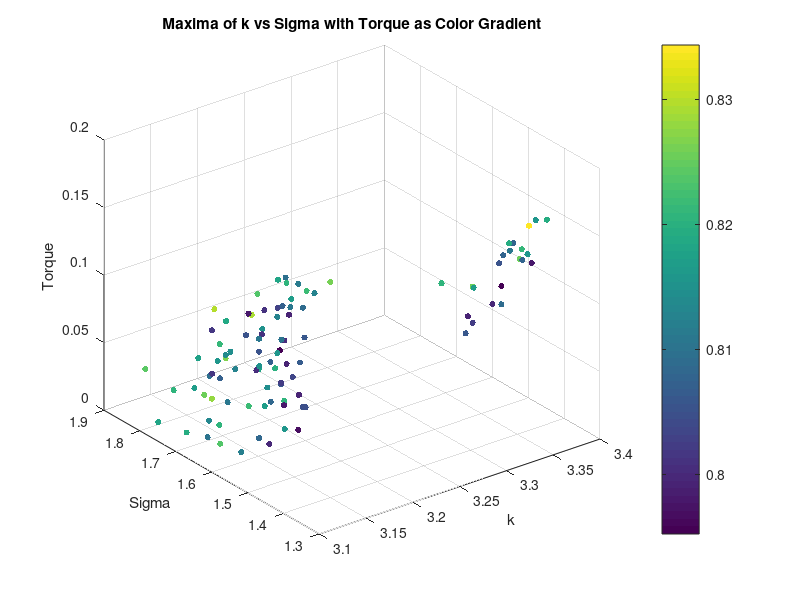
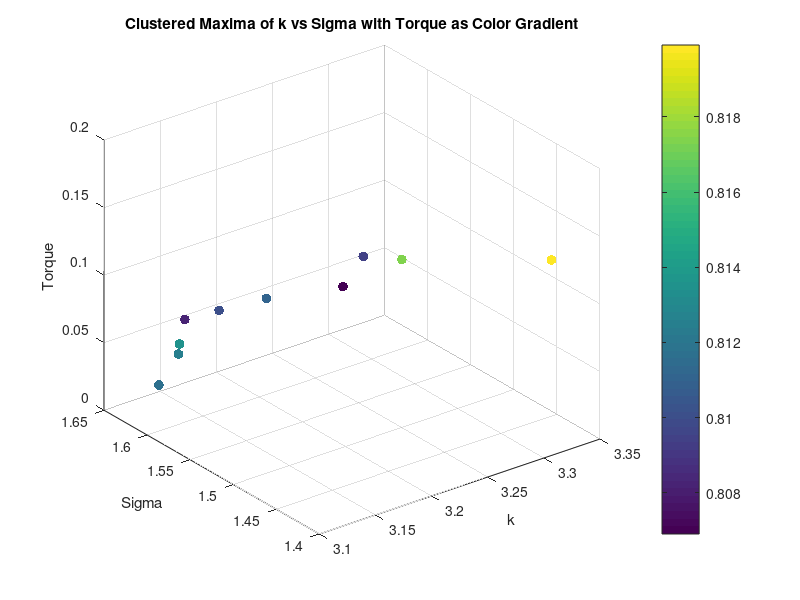
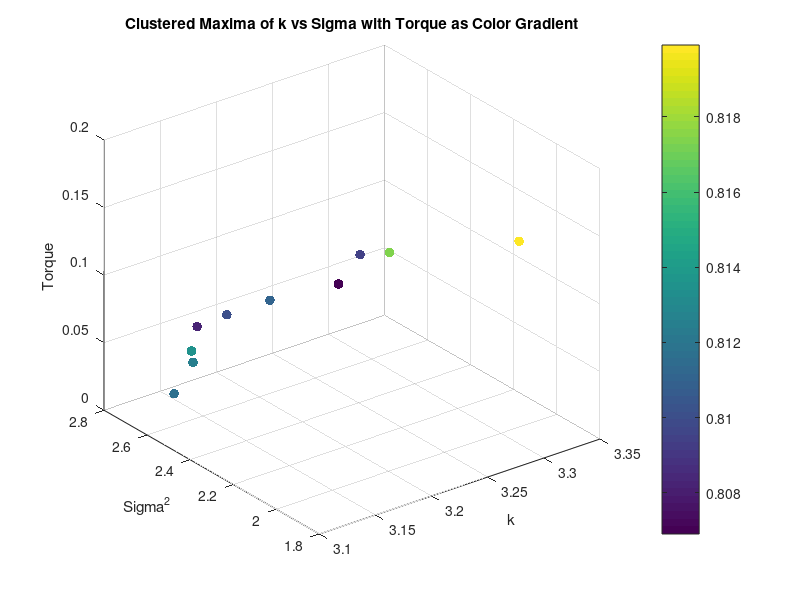
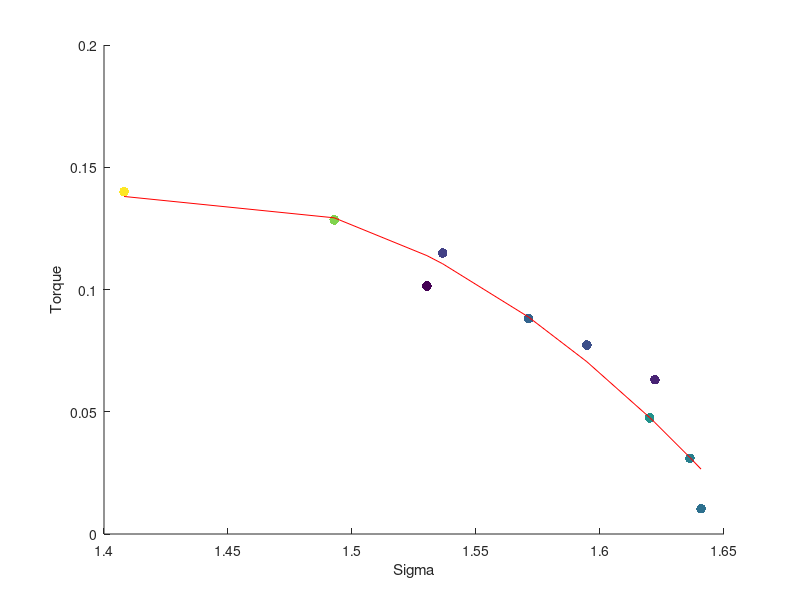

MATLAB code to generate these figures, in order: (Note: this script raises an error after producing the figures.)
load('maxima_data.mat');
scatter3(maxima_k, maxima_sigma, torque_values, 20, maxima_corr, 'filled');
xlabel('k');
ylabel('Sigma');
zlabel('Torque');
title('Maxima of k vs Sigma with Torque as Color Gradient');
colorbar;
grid on;

% K means clustering of torque into 10 clusters, taking mean of each cluster k, sigma and corr too
[cluster_idx, cluster_centers] = kmeans(torque_values', 10);
% Take the mean of each cluster
torque_means = zeros(10, 1);
sigma_means = zeros(10, 1);
k_means = zeros(10, 1);
corr_means = zeros(10, 1);
for i = 1:10
    torque_means(i) = mean(torque_values(cluster_idx == i));
    sigma_means(i) = mean(maxima_sigma(cluster_idx == i));
    k_means(i) = mean(maxima_k(cluster_idx == i));
    corr_means(i) = mean(maxima_corr(cluster_idx == i));
end

% Plot the clusters
figure;
scatter3(k_means, sigma_means, torque_means, 50, corr_means, 'filled');
xlabel('k');
ylabel('Sigma');
zlabel('Torque');
title('Clustered Maxima of k vs Sigma with Torque as Color Gradient');
colorbar;
grid on;

figure;
scatter3(k_means, sigma_means.^2, torque_means, 50, corr_means, 'filled');
xlabel('k');
ylabel('Sigma^2');
zlabel('Torque');
title('Clustered Maxima of k vs Sigma with Torque as Color Gradient');
colorbar;
grid on;

figure;
scatter(sigma_means, torque_means, 50, corr_means, 'filled');
%line of best fit
p = polyfit(sigma_means, torque_means, 2);
y = polyval(p, sort(sigma_means));
display(p);
hold on;
plot(sort(sigma_means), y, 'r-');
hold off;
xlabel('Sigma');
ylabel('Torque');
title('Clustered Maxima of k vs Sigma with Torque as Color Gradient, MSE = ' + num2str(mean((y - torque_means).^2)));
legend('Torque', 'Line of Best Fit equation: y = ' + num2str(p(1)) + 'x^2 + ' + num2str(p(2)) + 'x + ' + num2str(p(3)));
colorbar;
grid on;

% Repeat for sigma^2
figure;
scatter(sigma_means.^2, torque_means, 50, corr_means, 'filled');
%line of best fit
p = polyfit(sigma_means.^2, torque_means, 2);
y = polyval(p, sigma_means.^2);
hold on;
plot(sigma_means.^2, y, 'r-');
hold off;
xlabel('Sigma^2');
ylabel('Torque');
title('Clustered Maxima of k vs Sigma with Torque as Color Gradient, MSE = ' + num2str(mean((y - torque_means).^2)));
legend('Torque', 'Line of Best Fit equation: y = ' + num2str(p(1)) + 'x^2 + ' + num2str(p(2)) + 'x + ' + num2str(p(3)));
colorbar;
grid on;
